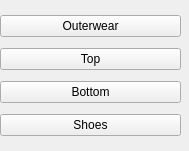
<?xml version="1.0" encoding="UTF-8"?>
<ui version="4.0">
 <class>popup1</class>
 <widget class="QWidget" name="popup1">
  <property name="geometry">
   <rect>
    <x>0</x>
    <y>0</y>
    <width>189</width>
    <height>151</height>
   </rect>
  </property>
  <property name="windowTitle">
   <string>Form</string>
  </property>
  <widget class="QWidget" name="verticalLayoutWidget">
   <property name="geometry">
    <rect>
     <x>0</x>
     <y>10</y>
     <width>181</width>
     <height>134</height>
    </rect>
   </property>
   <layout class="QVBoxLayout" name="verticalLayout">
    <item>
     <widget class="QPushButton" name="coatButton">
      <property name="styleSheet">
       <string notr="true">selection-background-color: rgb(255, 77, 255);</string>
      </property>
      <property name="text">
       <string>Outerwear</string>
      </property>
     </widget>
    </item>
    <item>
     <widget class="QPushButton" name="topButton">
      <property name="text">
       <string>Top</string>
      </property>
     </widget>
    </item>
    <item>
     <widget class="QPushButton" name="bottomButton">
      <property name="text">
       <string>Bottom</string>
      </property>
     </widget>
    </item>
    <item>
     <widget class="QPushButton" name="shoesButton">
      <property name="text">
       <string>Shoes</string>
      </property>
     </widget>
    </item>
   </layout>
  </widget>
 </widget>
 <resources/>
 <connections/>
</ui>
